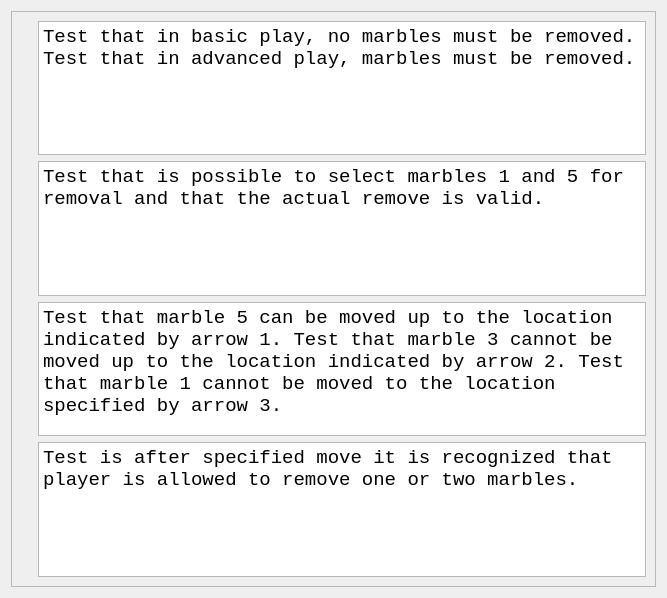
<?xml version="1.0" encoding="UTF-8"?>
<ui version="4.0">
 <class>QtTestPylosGameTestsDialog</class>
 <widget class="QDialog" name="QtTestPylosGameTestsDialog">
  <property name="geometry">
   <rect>
    <x>0</x>
    <y>0</y>
    <width>667</width>
    <height>598</height>
   </rect>
  </property>
  <property name="font">
   <font>
    <family>Courier New</family>
    <pointsize>14</pointsize>
   </font>
  </property>
  <property name="windowTitle">
   <string>Tests performed</string>
  </property>
  <property name="windowIcon">
   <iconset resource="TestPylos.qrc">
    <normaloff>:/images/R.png</normaloff>:/images/R.png</iconset>
  </property>
  <layout class="QGridLayout" name="gridLayout_2">
   <item row="0" column="0">
    <widget class="QScrollArea" name="scrollArea">
     <property name="widgetResizable">
      <bool>true</bool>
     </property>
     <widget class="QWidget" name="scrollAreaWidgetContents">
      <property name="geometry">
       <rect>
        <x>0</x>
        <y>0</y>
        <width>630</width>
        <height>1063</height>
       </rect>
      </property>
      <layout class="QGridLayout" name="gridLayout">
       <item row="0" column="0">
        <widget class="QLabel" name="label_1">
         <property name="text">
          <string/>
         </property>
         <property name="pixmap">
          <pixmap resource="TestPylos.qrc">:/images/TestPylosMustRemove.png</pixmap>
         </property>
        </widget>
       </item>
       <item row="0" column="1">
        <widget class="QPlainTextEdit" name="text_1">
         <property name="readOnly">
          <bool>true</bool>
         </property>
         <property name="plainText">
          <string>Test that in basic play, no marbles must be removed. Test that in advanced play, marbles must be removed.</string>
         </property>
        </widget>
       </item>
       <item row="2" column="0">
        <widget class="QLabel" name="label_3">
         <property name="text">
          <string/>
         </property>
         <property name="pixmap">
          <pixmap resource="TestPylos.qrc">:/images/TestPylosCanMove.png</pixmap>
         </property>
        </widget>
       </item>
       <item row="2" column="1">
        <widget class="QPlainTextEdit" name="text_3">
         <property name="readOnly">
          <bool>true</bool>
         </property>
         <property name="plainText">
          <string>Test that marble 5 can be moved up to the location indicated by arrow 1. Test that marble 3 cannot be moved up to the location indicated by arrow 2. Test that marble 1 cannot be moved to the location specified by arrow 3.</string>
         </property>
        </widget>
       </item>
       <item row="1" column="0">
        <widget class="QLabel" name="label_2">
         <property name="text">
          <string/>
         </property>
         <property name="pixmap">
          <pixmap resource="TestPylos.qrc">:/images/TestPylosDoubleRemoveTest.png</pixmap>
         </property>
        </widget>
       </item>
       <item row="1" column="1">
        <widget class="QPlainTextEdit" name="text_2">
         <property name="readOnly">
          <bool>true</bool>
         </property>
         <property name="plainText">
          <string>Test that is possible to select marbles 1 and 5 for removal and that the actual remove is valid.</string>
         </property>
        </widget>
       </item>
       <item row="3" column="0">
        <widget class="QLabel" name="label">
         <property name="sizePolicy">
          <sizepolicy hsizetype="Maximum" vsizetype="Maximum">
           <horstretch>0</horstretch>
           <verstretch>0</verstretch>
          </sizepolicy>
         </property>
         <property name="maximumSize">
          <size>
           <width>259</width>
           <height>259</height>
          </size>
         </property>
         <property name="text">
          <string/>
         </property>
         <property name="pixmap">
          <pixmap resource="TestPylos.qrc">:/images/TestPylosMoveMustRemove.png</pixmap>
         </property>
         <property name="scaledContents">
          <bool>true</bool>
         </property>
        </widget>
       </item>
       <item row="3" column="1">
        <widget class="QPlainTextEdit" name="text_4">
         <property name="readOnly">
          <bool>true</bool>
         </property>
         <property name="plainText">
          <string>Test is after specified move it is recognized that player is allowed to remove one or two marbles.</string>
         </property>
        </widget>
       </item>
      </layout>
     </widget>
    </widget>
   </item>
  </layout>
 </widget>
 <resources>
  <include location="TestPylos.qrc"/>
 </resources>
 <connections/>
</ui>
